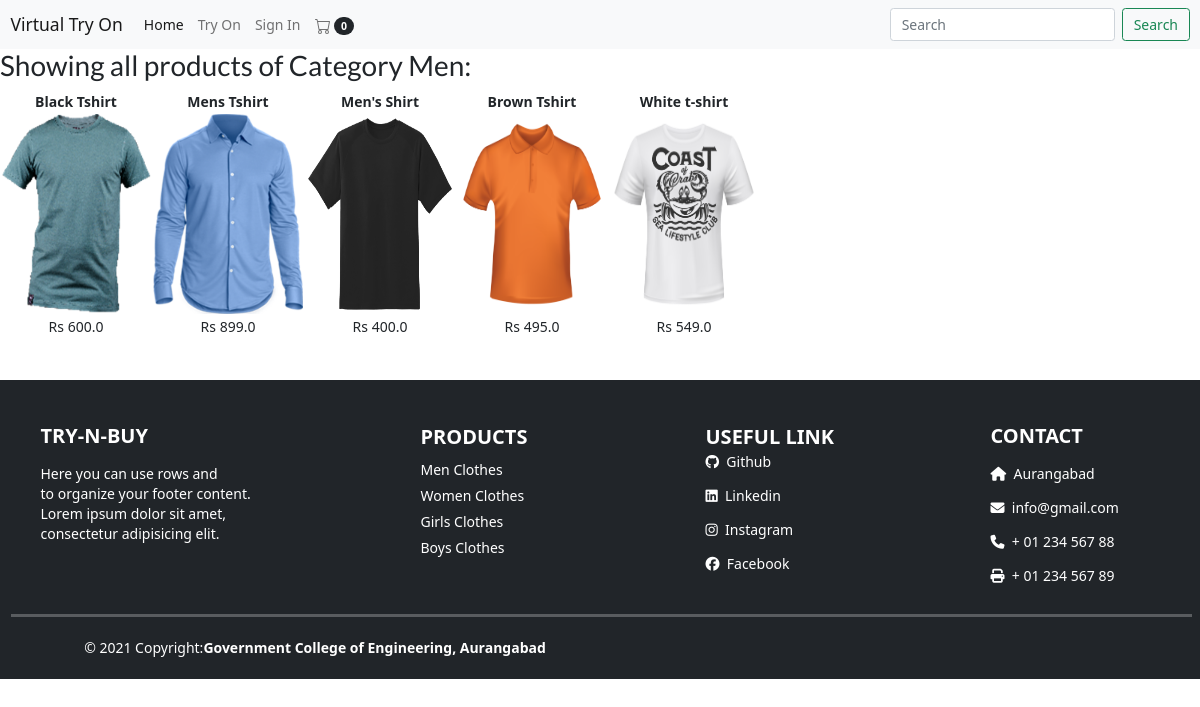
Screenshot of /displayCategory?categoryId=1 with the database file from the repository.
### tables this page shows
CREATE TABLE categories (categoryId INTEGER PRIMARY KEY, name TEXT);

CREATE TABLE products (productId INTEGER PRIMARY KEY, name TEXT, price REAL, description TEXT, image TEXT, stock INTEGER, categoryId INTEGER, FOREIGN KEY (categoryId) REFERENCES categories (categoryId));

### main.py (the view)
@app.route("/displayCategory")
def displayCategory():
    loggedIn, firstName, noOfItems = getLoginDetails()
    categoryId = request.args.get("categoryId")
    with sqlite3.connect('database.db') as conn:
        cur = conn.cursor()
        cur.execute("SELECT products.productId, products.name, products.price, products.image, categories.name FROM products, categories WHERE products.categoryId = categories.categoryId AND categories.categoryId = " + categoryId)
        data = cur.fetchall()
    conn.close()
    categoryName = data[0][4]
    data = parse(data)
    return render_template('displayCategory.html', data=data, loggedIn=loggedIn, firstName=firstName, noOfItems=noOfItems, categoryName=categoryName)

### main.py (called while the page is built, shortened)
def getLoginDetails():
    with sqlite3.connect('database.db') as conn:
        cur = conn.cursor()
        if 'email' not in session:
            loggedIn = False
            firstName = ''
            noOfItems = 0
    conn.close()
    return (loggedIn, firstName, noOfItems)

def parse(data):
    ans = []
    i = 0
    while i < len(data):
        curr = []
        for j in range(7):
            if i >= len(data):
                break
            curr.append(data[i])
            i += 1
        ans.append(curr)
    return ans

### templates/displayCategory.html (shortened to what this page needs)
<!DOCTYPE HTML>
<html>
<head>
<link rel="stylesheet" href={{ url_for('static', filename='css/home.css') }} />
<link rel="stylesheet" href={{ url_for('static', filename='css/topStyle.css') }} />
<link href="https://cdn.jsdelivr.net/npm/bootstrap@5.0.1/dist/css/bootstrap.min.css" rel="stylesheet"
>
</head>
<body>
	{% include "nav.html" %}
<div>
	<h2>Showing all products of Category {{categoryName}}:</h2>
	{% for itemData in data %}
	<table>
		<tr id="productName">
			{% for row in itemData %}
			<td>
				{{row[1]}}
			</td>
			{% endfor %}
		</tr>
		<tr id="productImage">
			{% for row in itemData %}
			<td>
				<a href="/productDescription?productId={{row[0]}}">
					<img src={{ url_for('static', filename='uploads/' + row[3]) }} id="itemImage" />
				</a>
			</td>
			{% endfor %}
		</tr>
		<tr id="productPrice">
			{% for row in itemData %}
			<td>
				Rs {{row[2]}}
			</td>
			{% endfor %}
		</tr>
	</table>
	{% endfor %}
</div>
{% include "footer.html" %}
</body>
</html>

### static/css/home.css (style rules this page uses)
#itemImage { height: 200px; width: 150px; }
table { border-spacing: 20px; }
#productName { text-align: center; font-weight: bold; }
#productPrice { text-align: center; }

### rows the page displays
categories: name "Men"
products: name "Black Tshirt", image (picture), price "600.0"
products: name "Mens Tshirt", image (picture), price "899.0"
products: name "Men's Shirt", image (picture), price "400.0"
products: name "Brown Tshirt", image (picture), price "495.0"
products: name "White t-shirt", image (picture), price "549.0"

### other values shown
{{ noOfItems }} "0"
